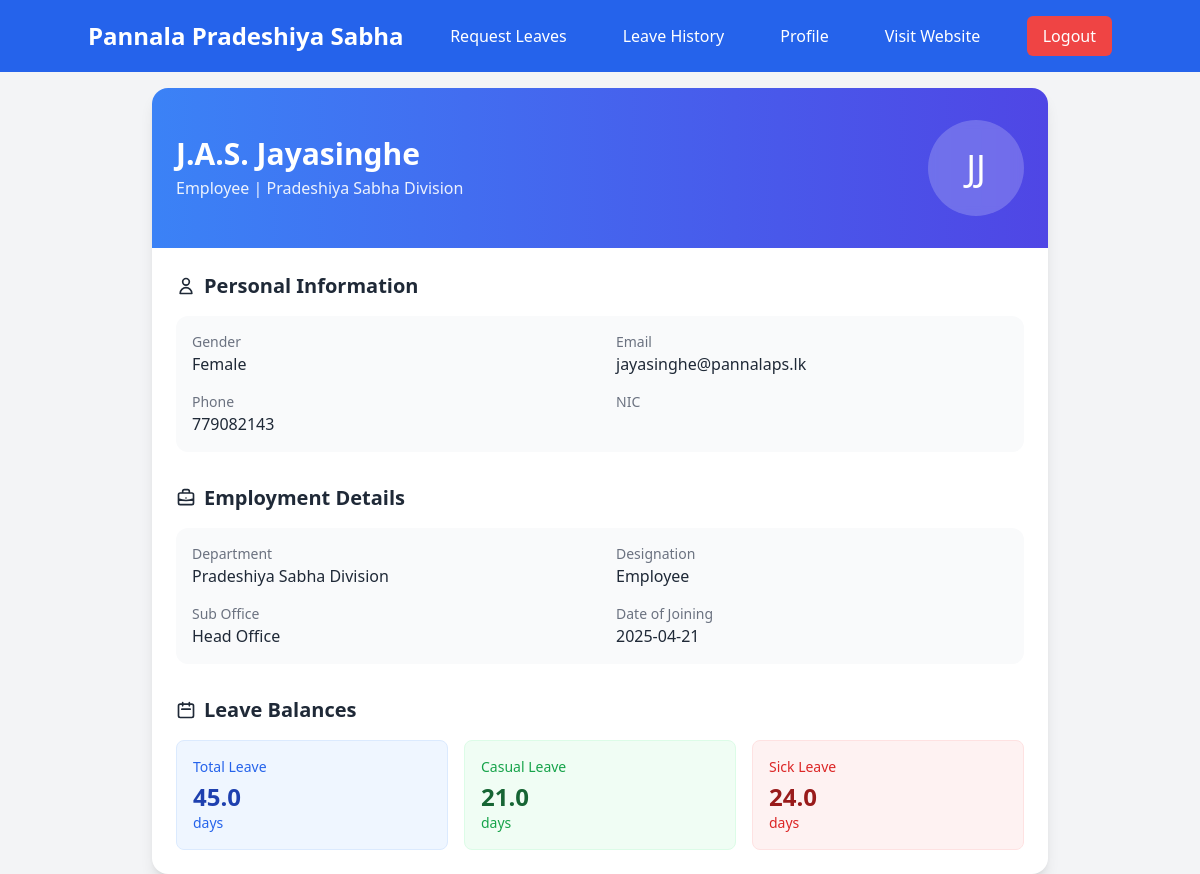
The page /user/profile.php (signed in) on the database its author committed.
### tables this page shows
CREATE TABLE `wp_pradeshiya_sabha_users` (
  `ID` int NOT NULL,
  `username` varchar(255) NOT NULL,
  `password` varchar(255) NOT NULL,
  `first_name` varchar(255) NOT NULL,
  `last_name` varchar(255) NOT NULL,
  `gender` enum('Male','Female') NOT NULL,
  `email` varchar(255) NOT NULL,
  `address` text NOT NULL,
  `NIC` varchar(12) NOT NULL,
  `service_number` varchar(50) NOT NULL,
  `phone_number` varchar(20) DEFAULT NULL,
  `designation` varchar(255) NOT NULL,
  `sub_office` varchar(255) NOT NULL,
  `date_of_joining` date NOT NULL,
  `created_at` timestamp NOT NULL DEFAULT CURRENT_TIMESTAMP,
  `updated_at` timestamp NOT NULL DEFAULT CURRENT_TIMESTAMP ON UPDATE CURRENT_TIMESTAMP,
  `leave_balance` decimal(3,1) NOT NULL DEFAULT '20.0',
  `duty_leave_count` int DEFAULT '0',
  `casual_leave_balance` decimal(3,1) NOT NULL DEFAULT '21.0',
  `sick_leave_balance` decimal(3,1) NOT NULL DEFAULT '24.0',
  `department_id` int DEFAULT NULL,
  `designation_id` int DEFAULT NULL
);

CREATE TABLE `wp_departments` (
  `department_id` int NOT NULL,
  `department_name` varchar(255) NOT NULL
);

### user/profile.php (the view, shortened to what this page needs)
<?php
require '../includes/dbconfig.php';
$user_id = $_SESSION['user']['id'];
$stmt = $conn->prepare(
    "SELECT u.*, d.department_name
     FROM wp_pradeshiya_sabha_users u
     LEFT JOIN wp_departments d ON u.department_id = d.department_id
     WHERE u.ID = ?"
);
$stmt->bind_param("i", $user_id);
$stmt->execute();
$result = $stmt->get_result();
$user = $result->fetch_assoc();
?>
<!DOCTYPE html>
<html lang="en">
<head>
    <script src="https://cdn.tailwindcss.com"></script>
</head>
<body class="bg-gray-100 font-sans">
    <?php include('../includes/user-navbar.php'); ?>
    <div class="max-w-4xl mx-auto mt-4">
        <div class="bg-white rounded-2xl shadow-lg overflow-hidden">
            <div class="bg-gradient-to-r from-blue-500 to-indigo-600 px-6 py-8 text-white">
                <div class="flex flex-col md:flex-row md:items-center justify-between">
                    <div>
                        <h1 class="text-3xl font-bold"><?= htmlspecialchars($user['first_name'] . ' ' . $user['last_name']) ?></h1>
                        <p class="mt-1 opacity-90"><?= htmlspecialchars($user['designation']) ?> | <?= htmlspecialchars($user['department_name'] ?? 'N/A') ?>
</p>
                    </div>
                    <div class="mt-4 md:mt-0">
                        <div class="inline-flex items-center justify-center bg-white bg-opacity-20 backdrop-filter backdrop-blur-sm rounded-full w-24 h-24">
                            <span class="text-4xl"><?= substr(htmlspecialchars($user['first_name']), 0, 1) . substr(htmlspecialchars($user['last_name']), 0, 1) ?></span>
                        </div>
                    </div>
                </div>
            </div>
            <div class="p-6">
                <div class="mb-8">
                    <h2 class="text-xl font-bold text-gray-800 mb-4 flex items-center">
                        <svg class="w-5 h-5 mr-2" fill="none" stroke="currentColor" viewBox="0 0 24 24" xmlns="http://www.w3.org/2000/svg">
                            <path stroke-linecap="round" stroke-linejoin="round" stroke-width="2" d="M16 7a4 4 0 11-8 0 4 4 0 018 0zM12 14a7 7 0 00-7 7h14a7 7 0 00-7-7z"></path>
                        </svg>
                        Personal Information
                    </h2>
                    <div class="bg-gray-50 rounded-xl p-4">
                        <div class="grid grid-cols-1 md:grid-cols-2 gap-y-4 gap-x-8">
                            <div>
                                <p class="text-sm text-gray-500">Gender</p>
                                <p class="font-medium text-gray-800"><?= htmlspecialchars($user['gender']) ?></p>
                            </div>
                            <div>
                                <p class="text-sm text-gray-500">Email</p>
                                <p class="font-medium text-gray-800 break-all"><?= htmlspecialchars($user['email']) ?></p>
                            </div>
                            <div>
                                <p class="text-sm text-gray-500">Phone</p>
                                <p class="font-medium text-gray-800"><?= htmlspecialchars($user['phone_number']) ?></p>
                            </div>
                            <div>
                                <p class="text-sm text-gray-500">NIC</p>
                            </div>
                        </div>
                    </div>
                </div>
                <div class="mb-8">
                    <h2 class="text-xl font-bold text-gray-800 mb-4 flex items-center">
                        Employment Details
                    </h2>
                    <div class="bg-gray-50 rounded-xl p-4">
                        <div class="grid grid-cols-1 md:grid-cols-2 gap-y-4 gap-x-8">
                            <div>
                                <p class="text-sm text-gray-500">Department</p>
                                <p class="font-medium text-gray-800"><?= htmlspecialchars($user['department_name'] ?? 'N/A') ?>
</p>
                            </div>
                            <div>
                                <p class="text-sm text-gray-500">Designation</p>
                                <p class="font-medium text-gray-800"><?= htmlspecialchars($user['designation']) ?></p>
                            </div>
                            <div>
                                <p class="text-sm text-gray-500">Sub Office</p>
                                <p class="font-medium text-gray-800"><?= htmlspecialchars($user['sub_office']) ?></p>
                            </div>
                            <div>
                                <p class="text-sm text-gray-500">Date of Joining</p>
                                <p class="font-medium text-gray-800"><?= htmlspecialchars($user['date_of_joining']) ?></p>
                            </div>
                        </div>
                    </div>
                </div>
                <div>
                    <h2 class="text-xl font-bold text-gray-800 mb-4 flex items-center">
                        <svg class="w-5 h-5 mr-2" fill="none" stroke="currentColor" viewBox="0 0 24 24" xmlns="http://www.w3.org/2000/svg">
                            <path stroke-linecap="round" stroke-linejoin="round" stroke-width="2" d="M8 7V3m8 4V3m-9 8h10M5 21h14a2 2 0 002-2V7a2 2 0 00-2-2H5a2 2 0 00-2 2v12a2 2 0 002 2z"></path>
                        </svg>
                        Leave Balances
                    </h2>
                    <div class="grid grid-cols-1 sm:grid-cols-3 lg:grid-cols-3 gap-4">
                        <div class="bg-blue-50 border border-blue-100 rounded-lg p-4">
                            <p class="text-sm text-blue-600 mb-1">Total Leave</p>
                            <p class="text-2xl font-bold text-blue-800"><?= $user['leave_balance'] ?></p>
                            <p class="text-sm text-blue-600">days</p>
                        </div>
                        <div class="bg-green-50 border border-green-100 rounded-lg p-4">
                            <p class="text-sm text-green-600 mb-1">Casual Leave</p>
                            <p class="text-2xl font-bold text-green-800"><?= $user['casual_leave_balance'] ?></p>
                            <p class="text-sm text-green-600">days</p>
                        </div>
                        <div class="bg-red-50 border border-red-100 rounded-lg p-4">
                            <p class="text-sm text-red-600 mb-1">Sick Leave</p>
                            <p class="text-2xl font-bold text-red-800"><?= $user['sick_leave_balance'] ?></p>
                            <p class="text-sm text-red-600">days</p>
                        </div>
                    </div>
                </div>
            </div>
        </div>
</body>
</html>

### rows shown on the page
wp_pradeshiya_sabha_users: first_name+last_name "J.A.S. Jayasinghe", designation "Employee", department.department_name "Pradeshiya Sabha Division", first_name "J", last_name "J", gender "Female", email "jayasinghe@pannalaps.lk", phone_number "779082143", sub_office "Head Office", date_of_joining "2025-04-21", leave_balance "45.0", casual_leave_balance "21.0", sick_leave_balance "24.0"
